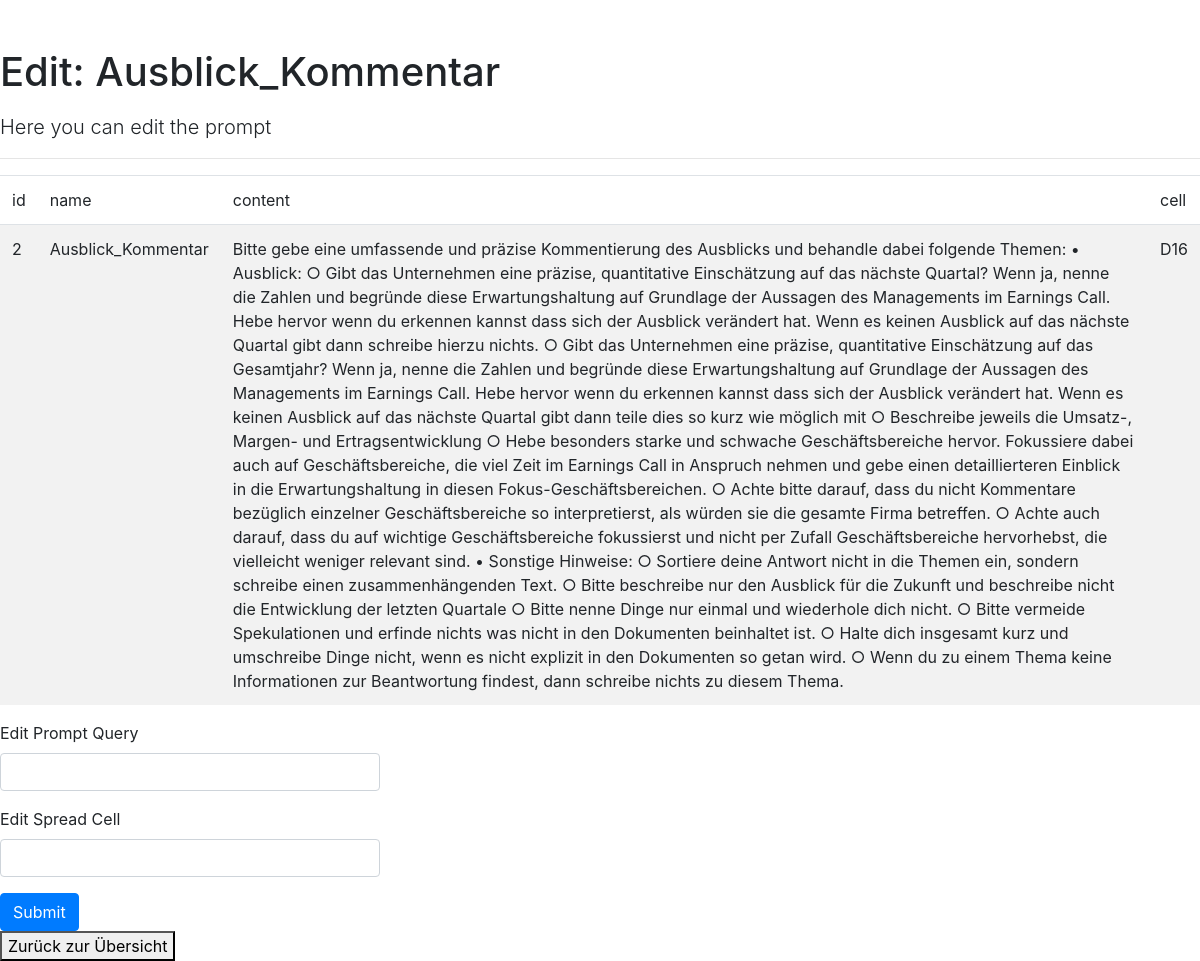
Before: /edit/2 with the older database file.
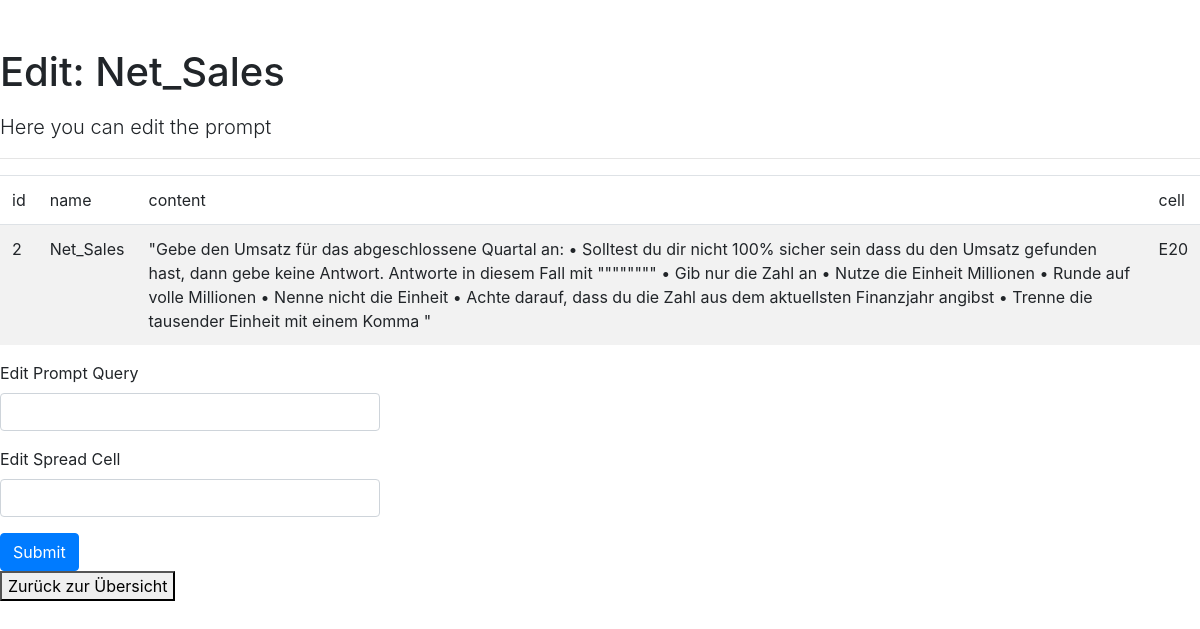
After: the same page with the newer database file.
### app/models.py (models this page shows)
class Prompts(db.Model):
    id = db.Column(db.Integer, primary_key=True)
    name = db.Column(db.String(80), nullable=False)
    content = db.Column(db.String(400), nullable=False)
    gsheetcell = db.Column(db.String(400), nullable=False)

### app/routes.py (the view)
@app.route('/edit/<id>', methods=['GET', 'POST'])
def editprompt(id):
    print("this is the ID"+ id)
    prompt = Prompts.query.filter_by(id=id).first_or_404()
    form = EditQueryForm()
    print(prompt)
    if form.validate_on_submit():
        prompt.content = form.querycontent.data
        prompt.gsheetcell = form.cell.data
        db.session.commit()
        flash('Your changes have been saved.')
    return render_template('editprompt.html', form=form, prompt=prompt)

### app/forms.py
class EditQueryForm(FlaskForm):
    querycontent = StringField('Edit Prompt Query')
    cell = StringField('Edit Spread Cell')
    submit = SubmitField('Submit')

### templates/editprompt.html
{% extends "base.html" %}
{% from 'bootstrap/form.html' import render_form, render_field %}
{% block content %}
      <h1 class="pt-5 pb-2">Edit: {{prompt.name}}</h1>
      <p class="lead">Here you can edit the prompt </p>
      <hr>
          <div>
            <table id="data" class="table table-striped">
                <thead>
                    <tr>
                        <td>id</td>
                        <td>name</td>
                        <td>content</td>
                        <td>cell</td>
                    </tr>
                </thead>
            <tbody>
                <tr>
                    <td>{{prompt.id}}</td>
                    <td>{{prompt.name}}</td>
                    <td>{{prompt.content}}</td>
                    <td>{{prompt.gsheetcell}}</td>
                </tr>
            </tbody>
        </table>
        <div class="row">
            <div class="col-md-4">
                {{ render_form(form)}}
            </div>
        </div>
        <a href= "/edit" >
            <button class="GFG">
               Zurück zur Übersicht
            </button>
        </a>
          </div>
      {% endblock %}

Changed rows visible on the page:
changed Prompts id 2: name "Ausblick_Kommentar" → "Net_Sales"; content "Bitte gebe eine umfassende und präzise Kommentierung des Ausblicks und behandle dabei folgende Themen: • Ausblick: ○ Gibt das Unternehmen eine präzise, quantitative Einschätzung auf das nächste Quartal? Wenn ja, nenne die Zahlen und begründe diese Erwartungshaltung auf Grundlage der Aussagen des Managements im Earnings Call. Hebe hervor wenn du erkennen kannst dass sich der Ausblick verändert hat. Wenn es keinen Ausblick auf das nächste Quartal gibt dann schreibe hierzu nichts. ○ Gibt das Unternehmen eine präzise, quantitative Einschätzung auf das Gesamtjahr? Wenn ja, nenne die Zahlen und begründe diese Erwartungshaltung auf Grundlage der Aussagen des Managements im Earnings Call. Hebe…" → "\"Gebe den Umsatz für das abgeschlossene Quartal an: • Solltest du dir nicht 100% sicher sein dass du den Umsatz gefunden hast, dann gebe keine Antwort. Antworte in diesem Fall mit \"\"\"\"\"\"\"\" • Gib nur die Zahl an • Nutze die Einheit Millionen • Runde auf volle Millionen • Nenne nicht die Einheit • Achte darauf, dass du die Zahl aus dem aktuellsten Finanzjahr angibst • Trenne die tausender Einheit mit einem Komma \""; gsheetcell "D16" → "E20"
